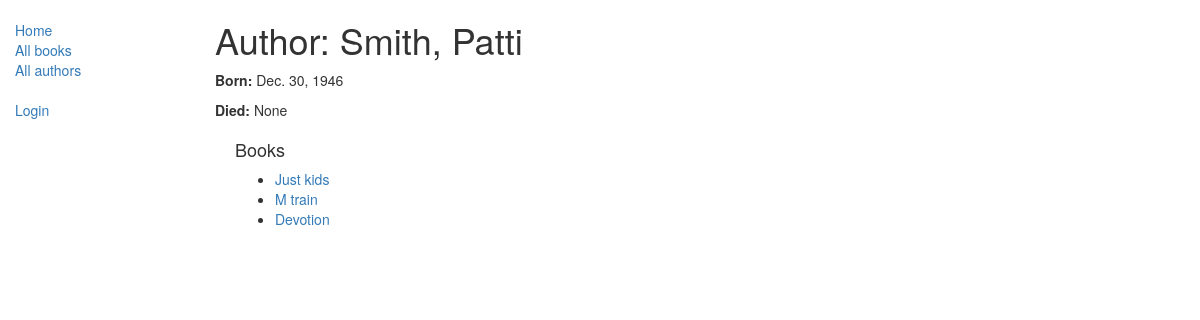
/catalog/author/3, run on the app's committed database.
### catalog/models.py (models this page shows, shortened)
class Author(models.Model):
    first_name = models.CharField(max_length=100)
    last_name = models.CharField(max_length=100)
    date_of_birth = models.DateField(null=True, blank=True)
    date_of_death = models.DateField('died', null=True, blank=True)
    class Meta:
        ordering = ["last_name", "first_name"]  # the default ordering of records returned when you query the model type

class Book(models.Model):
    title = models.CharField(max_length=200)
    author = models.ForeignKey('Author', on_delete=models.SET_NULL, null=True)
    summary = models.TextField(max_length=1000, help_text='Enter a brief description of the book')
    isbn = models.CharField('ISBN', max_length=13,
                            help_text='13 Character <a href="https://www.isbn-international.org/content/what-isbn">ISBN number</a>')
    genre = models.ManyToManyField(Genre, help_text='Select a genre for this book')
    language = models.ForeignKey('Language', on_delete=models.SET_NULL, null=True)
    def get_absolute_url(self):     # necessary if specific Book pages in admin should include "View on site" button
        return reverse('book-detail', args=[str(self.id)])
    def display_genre(self):
        """
        Creates a string for the Genre. This is required to display genre in Admin.
        """
        return ', '.join([ genre.name for genre in self.genre.all()[:3] ])
    display_genre.short_description = 'Genre'   # short_description is the attribute of display_genre(), defined right here

### catalog/views.py (the view)
# urls.py: path('author/<int:pk>', views.AuthorDetailView.as_view(), name='author-detail'),    # added as part of the challenge
class AuthorDetailView(generic.DetailView):     # added as part of the challenge
    model = Author

### templates/catalog/author_detail.html
{% extends "base_generic.html" %}
{% block content %}
  <h1>Author: {{ author.last_name }}, {{ author.first_name }}</h1>
  <p><strong>Born:</strong> {{ author.date_of_birth }}</p>
  <p><strong>Died:</strong> {{ author.date_of_death }}</p>
  <div style="margin-left:20px;margin-top:20px">
    <h4>Books</h4>
    <ul>
        {% for b in author.book_set.all %}
              <li>
                <a href="{{ b.get_absolute_url }}">{{ b.title }}</a>
              </li>
        {% endfor %}
    </ul>
  </div>
{% endblock %}

### data on the page
Author: last_name "Smith", first_name "Patti", date_of_birth "Dec. 30, 1946", date_of_death "None"
Book: title "Just kids"
Book: title "M train"
Book: title "Devotion"
